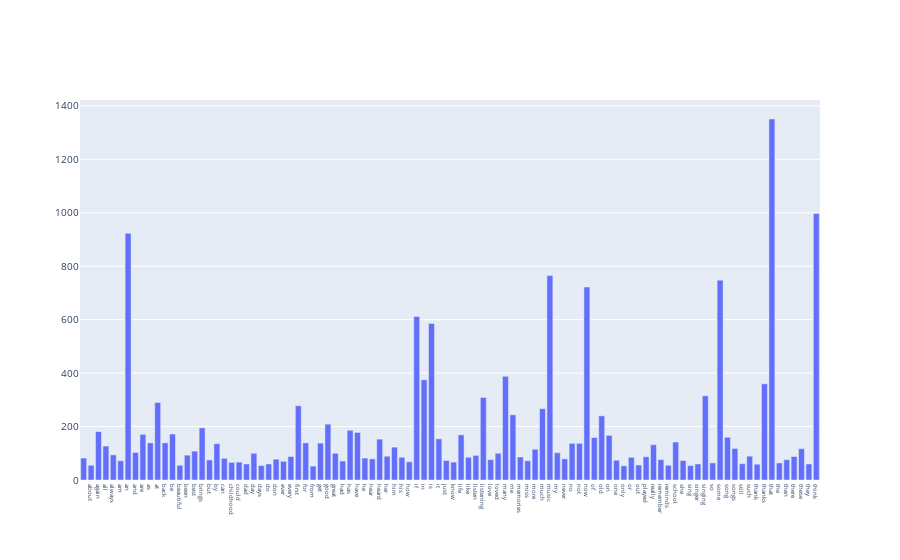

Here is the notebook cell this chart was saved with:
### Markdown cell above
### 3.4 Attribute Transformation/Aggregation
Based on the figure above, we can see that the data is very sparse. To gain more insight, the figure below shows the frequency of the first 100 terms that have a frequency higher than 50.

### Code cell
import plotly.graph_objects as go

freq_threshold = 50
term_size= 100
fig = go.Figure(
    data = [go.Bar(
        x = list(term_freq_df[term_freq_df['freq']>freq_threshold]['term'])[:term_size],
        y = list(term_freq_df[term_freq_df['freq']>freq_threshold]['freq'])[:term_size],
    )]
)

fig.update_layout(
    autosize = True,
    xaxis = dict(
        tickvals = list(range(1,term_size+1)),
        ticktext = list(term_freq_df[term_freq_df['freq']>freq_threshold]['term'])[:term_size],
        tickfont = dict(size = 6),
    ),
    yaxis = dict(
        tickfont = dict(size = 10),
    ),
)

### Figure 1 — Plotly figure (JSON) as saved in the notebook; plotly's stock layout.template omitted (floating-point values rounded to 4 significant figures)
{"data": [{"type": "bar", "x": ["about", "again", "all", "always", "am", "an", "and", "are", "as", "at", "back", "be", "beautiful", "been", "best", "brings", "but", "by", "can", "childhood", "could", "dad", "day", "days", "do", "don", "ever", "every", "first", "for", "from", "get", "good", "great", "had", "has", "have", "he", "hear", "heard", "her", "him", "his", "how", "if", "in", "is", "it", "just", "know", "life", "like", "listen", "listening", "love", "loved", "many", "me", "memories", "miss", "more", "much", "music", "my", "never", "no", "not", "now", "of", "old", "on", "one", "only", "or", "out", "played", "really", "remember", "reminds", "school", "she", "sing", "singer", "singing", "so", "some", "song", "songs", "still", "such", "thank", "thanks", "that", "the", "then", "there", "these", "they", "think", "this"], "y": [82, 55, 181, 127, 94, 72, 923, 103, 171, 139, 290, 139, 172, 55, 93, 108, 195, 75, 136, 81, 66, 67, 60, 100, 54, 60, 78, 70, 88, 278, 139, 52, 138, 209, 100, 71, 186, 178, 82, 79, 153, 89, 123, 85, 68, 612, 375, 586, 154, 73, 67, 169, 85, 92, 309, 76, 100, 388, 244, 86, 72, 115, 267, 765, 102, 79, 137, 137, 722, 159, 240, 167, 74, 53, 85, 56, 87, 132, 76, 55, 142, 73, 54, 60, 315, 64, 748, 160, 118, 61, 89, 59, 360, 1351, 64, 76, 88, 117, 60, 997]}], "layout": {"autosize": true, "xaxis": {"autorange": true, "range": [-0.5, 99.5], "tickfont": {"size": 6}, "ticktext": ["about", "again", "all", "always", "am", "an", "and", "are", "as", "at", "back", "be", "beautiful", "been", "best", "brings", "but", "by", "can", "childhood", "could", "dad", "day", "days", "do", "don", "ever", "every", "first", "for", "from", "get", "good", "great", "had", "has", "have", "he", "hear", "heard", "her", "him", "his", "how", "if", "in", "is", "it", "just", "know", "life", "like", "listen", "listening", "love", "loved", "many", "me", "memories", "miss", "more", "much", "music", "my", "never", "no", "not", "now", "of", "old", "on", "one", "only", "or", "out", "played", "really", "remember", "reminds", "school", "she", "sing", "singer", "singing", "so", "some", "song", "songs", "still", "such", "thank", "thanks", "that", "the", "then", "there", "these", "they", "think", "this"], "tickvals": [1, 2, 3, 4, 5, 6, 7, 8, 9, 10, 11, 12, 13, 14, 15, 16, 17, 18, 19, 20, 21, 22, 23, 24, 25, 26, 27, 28, 29, 30, 31, 32, 33, 34, 35, 36, 37, 38, 39, 40, 41, 42, 43, 44, 45, 46, 47, 48, 49, 50, 51, 52, 53, 54, 55, 56, 57, 58, 59, 60, 61, 62, 63, 64, 65, 66, 67, 68, 69, 70, 71, 72, 73, 74, 75, 76, 77, 78, 79, 80, 81, 82, 83, 84, 85, 86, 87, 88, 89, 90, 91, 92, 93, 94, 95, 96, 97, 98, 99, 100], "type": "category"}, "yaxis": {"autorange": true, "range": [0, 1422.0], "tickfont": {"size": 10}, "type": "linear"}}}
